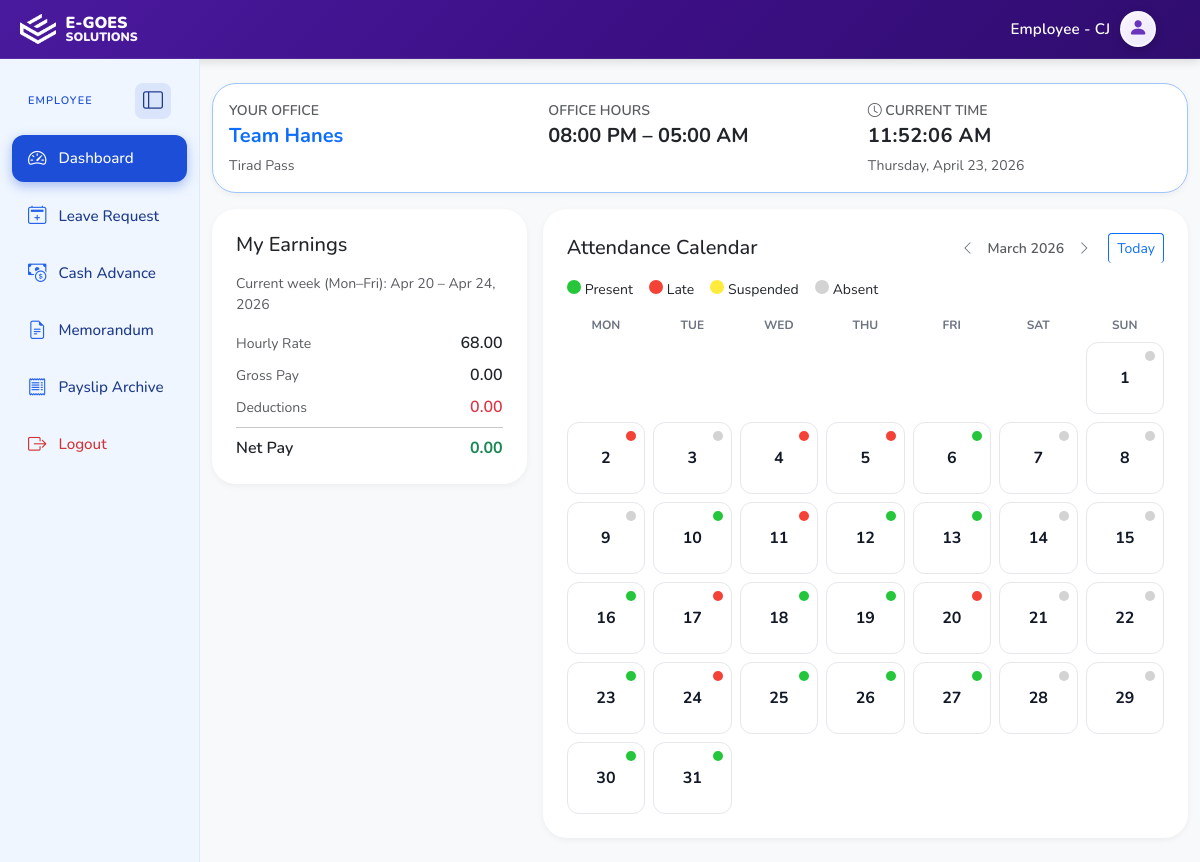
Screenshot of /EgoesSolution/employee/dashboard.php?month=2026-03 (signed in) with the database file from the repository.
### tables this page shows
CREATE TABLE IF NOT EXISTS `users` (
  `id` int NOT NULL AUTO_INCREMENT,
  `office_id` int DEFAULT NULL,
  `role` enum('superadmin','admin','employee') NOT NULL,
  `full_name` varchar(150) NOT NULL,
  `email` varchar(150) NOT NULL,
  `password_hash` varchar(255) NOT NULL,
  `profile_image` varchar(255) DEFAULT NULL,
  `is_active` tinyint(1) NOT NULL DEFAULT '1',
  `created_at` timestamp NOT NULL DEFAULT CURRENT_TIMESTAMP,
  PRIMARY KEY (`id`),
  UNIQUE KEY `email` (`email`),
  KEY `office_id` (`office_id`),
  CONSTRAINT `users_ibfk_1` FOREIGN KEY (`office_id`) REFERENCES `offices` (`id`)
);

CREATE TABLE IF NOT EXISTS `offices` (
  `id` int NOT NULL AUTO_INCREMENT,
  `name` varchar(150) NOT NULL,
  `address` varchar(255) DEFAULT NULL,
  `working_start_time` time DEFAULT NULL,
  `working_end_time` time DEFAULT NULL,
  `team_leader` varchar(150) DEFAULT NULL,
  `is_active` tinyint(1) NOT NULL DEFAULT '1',
  `team_leader_user_id` int DEFAULT NULL,
  `time_in` time DEFAULT NULL,
  `time_out` time DEFAULT NULL,
  PRIMARY KEY (`id`),
  KEY `fk_offices_team_leader_user` (`team_leader_user_id`),
  CONSTRAINT `fk_offices_team_leader_user` FOREIGN KEY (`team_leader_user_id`) REFERENCES `users` (`id`) ON DELETE SET NULL ON UPDATE CASCADE
);

CREATE TABLE IF NOT EXISTS `app_settings` (
  `id` int NOT NULL AUTO_INCREMENT,
  `setting_key` varchar(64) NOT NULL,
  `setting_value` varchar(255) NOT NULL,
  PRIMARY KEY (`id`),
  UNIQUE KEY `setting_key` (`setting_key`),
  UNIQUE KEY `uq_app_settings_key` (`setting_key`)
);

### EgoesSolution/employee/dashboard.php (the view, shortened to what the rows shown need)
<?php
$userId = (int) ($_SESSION['user_id'] ?? 0);
$officeId = (int) ($_SESSION['office_id'] ?? 0);
require_once __DIR__ . '/../config/database.php';
if ($userId > 0) {
    $officeFromUser = $pdo->prepare('SELECT office_id FROM users WHERE id = ? LIMIT 1');
    $officeFromUser->execute([$userId]);
    $dbOfficeId = (int) ($officeFromUser->fetchColumn() ?: 0);
    if ($dbOfficeId > 0) {
        $officeId = $dbOfficeId;
    }
}
$hasAppSettingsTable = $pdo->query("SHOW TABLES LIKE 'app_settings'")->rowCount() > 0;
$hourlyRate = 0.0;
$assignedOfficeName = 'Not assigned';
$assignedOfficeAddress = '';
$assignedOfficeTimeRange = 'Not set';
if ($officeId > 0) {
    $hasOfficeNameColumn = $pdo->query("SHOW COLUMNS FROM offices LIKE 'name'")->rowCount() > 0;
    $hasOfficeAddressColumn = $pdo->query("SHOW COLUMNS FROM offices LIKE 'address'")->rowCount() > 0;
    $hasOfficeTimeInColumn = $pdo->query("SHOW COLUMNS FROM offices LIKE 'time_in'")->rowCount() > 0;
    $hasOfficeTimeOutColumn = $pdo->query("SHOW COLUMNS FROM offices LIKE 'time_out'")->rowCount() > 0;
    $selectName = $hasOfficeNameColumn ? 'name' : 'NULL AS name';
    $selectAddress = $hasOfficeAddressColumn ? 'address' : 'NULL AS address';
    $selectTimeIn = $hasOfficeTimeInColumn ? 'time_in' : 'NULL AS time_in';
    $selectTimeOut = $hasOfficeTimeOutColumn ? 'time_out' : 'NULL AS time_out';
    $officeStmt = $pdo->prepare("SELECT {$selectName}, {$selectAddress}, {$selectTimeIn}, {$selectTimeOut} FROM offices WHERE id = ? LIMIT 1");
    $officeStmt->execute([$officeId]);
    $officeRow = $officeStmt->fetch(PDO::FETCH_ASSOC);
    if ($officeRow) {
        if (!empty($officeRow['name'])) {
            $assignedOfficeName = (string) $officeRow['name'];
        }
        if (!empty($officeRow['address'])) {
            $addr = trim((string) $officeRow['address']);
            if ($addr !== '') {
                $assignedOfficeAddress = function_exists('mb_strlen') && mb_strlen($addr) > 120
                    ? mb_substr($addr, 0, 117) . '…'
                    : (strlen($addr) > 120 ? substr($addr, 0, 117) . '…' : $addr);
            }
        }
        $officeTimeIn = $officeRow['time_in'] ?? null;
        $officeTimeOut = $officeRow['time_out'] ?? null;
        if (!empty($officeTimeIn) && !empty($officeTimeOut)) {
            $assignedOfficeTimeRange = date('h:i A', strtotime((string) $officeTimeIn))
                . ' – '
                . date('h:i A', strtotime((string) $officeTimeOut));
        } elseif (!empty($officeTimeIn)) {
            $assignedOfficeTimeRange = 'From ' . date('h:i A', strtotime((string) $officeTimeIn));
        } elseif (!empty($officeTimeOut)) {
            $assignedOfficeTimeRange = 'Until ' . date('h:i A', strtotime((string) $officeTimeOut));
        }
    }
}
if ($hourlyRate <= 0 && $hasAppSettingsTable) {
    $rateStmt = $pdo->prepare('SELECT setting_value FROM app_settings WHERE setting_key = ? LIMIT 1');
    $rateStmt->execute(['hourly_rate_default']);
    $rateValue = $rateStmt->fetchColumn();
    if ($rateValue !== false && $rateValue !== null && is_numeric($rateValue)) {
        $hourlyRate = (float) $rateValue;
    }
}
?>
<!DOCTYPE html>
<html lang="en">
  <head>
    <link
      href="https://cdn.jsdelivr.net/npm/bootstrap@5.3.3/dist/css/bootstrap.min.css"
      rel="stylesheet"
    />
    <link rel="stylesheet" href="https://cdn.jsdelivr.net/npm/bootstrap-icons@1.11.3/font/bootstrap-icons.css" />
    <link rel="stylesheet" href="../assets/css/style.css" />
  </head>
  <body class="bg-light">
    <?php include __DIR__ . '/../includes/header.php'; ?>
    <div class="container-fluid">
      <div class="row">
        <main class="col-12 col-md-9 col-lg-10 py-4">
      <div class="eg-panel p-3 mb-3 border border-primary-subtle">
        <div class="row g-3 align-items-start">
          <div class="col-12 col-md-4">
            <div class="text-muted small text-uppercase fw-semibold">Your office</div>
            <div class="fw-bold fs-5 text-primary"><?= htmlspecialchars($assignedOfficeName) ?></div>
            <?php if ($assignedOfficeAddress !== ''): ?>
              <div class="small text-muted mt-1"><?= htmlspecialchars($assignedOfficeAddress) ?></div>
            <?php endif; ?>
          </div>
          <div class="col-12 col-md-4">
            <div class="text-muted small text-uppercase fw-semibold">Office hours</div>
            <div class="fw-bold fs-5"><?= htmlspecialchars($assignedOfficeTimeRange) ?></div>
          </div>
        </div>
      </div>
      <div class="row g-3">
        <div class="col-lg-4">
          <div class="eg-panel">
            <div class="d-flex justify-content-between align-items-center mb-2">
              <span class="text-muted small">Hourly Rate</span>
              <span class="fw-semibold"><?= number_format($hourlyRate, 2) ?></span>
            </div>
          </div>
        </div>
      </div></main>
      </div>
    </div>
  </body>
</html>

### EgoesSolution/includes/header.php (shortened to what the rows shown need)
<?php
$headerTopbarExtraClass = isset($headerTopbarExtraClass) ? trim((string) $headerTopbarExtraClass) : '';
$userId = (int) ($_SESSION['user_id'] ?? 0);
$headerAvatarUrl = '';
if ($userId > 0 && isset($pdo) && $pdo instanceof PDO) {
  try {
    $headerStmt = $pdo->prepare('SELECT full_name, profile_image FROM users WHERE id = ? LIMIT 1');
    $headerStmt->execute([$userId]);
    $headerUser = $headerStmt->fetch(PDO::FETCH_ASSOC);
    if ($headerUser) {
      $dbFullName = trim((string) ($headerUser['full_name'] ?? ''));
      if ($dbFullName !== '') {
        $name = $dbFullName;
      }
      $headerAvatarUrl = trim((string) ($headerUser['profile_image'] ?? ''));
    }
  } catch (Throwable $e) {
  }
}
$role = $_SESSION['role'] ?? '';
$prefix = '';
if ($role === 'superadmin') {
  $prefix = 'SuperAdmin - ';
} elseif ($role === 'admin') {
  $prefix = 'Admin - ';
} elseif ($role === 'employee') {
  $prefix = 'Employee - ';
}
$isProfileHeader = in_array($role, ['admin', 'superadmin', 'employee'], true);
$isEmployeeProfileModalEnabled = $role === 'employee';
$isAdminProfileModalEnabled = $role === 'admin';
$isSuperadminProfileModalEnabled = $role === 'superadmin';
$profileModalEnabled = $isEmployeeProfileModalEnabled || $isAdminProfileModalEnabled || $isSuperadminProfileModalEnabled;
$profileModalId = $isAdminProfileModalEnabled
  ? 'adminProfileModal'
  : ($isSuperadminProfileModalEnabled ? 'superadminProfileModal' : 'employeeProfileModal');
$parts = explode(',', $name, 2);
if (count($parts) > 1) {
  $displayName = trim($parts[1]);
} else {
  $nameParts = explode(' ', trim($name));
  $displayName = $nameParts[0];
}
?>
<header class="eg-topbar<?= $headerTopbarExtraClass !== '' ? ' ' . htmlspecialchars($headerTopbarExtraClass, ENT_QUOTES, 'UTF-8') : '' ?> d-flex justify-content-between align-items-center">
  <?php if ($isProfileHeader): ?>
    <a
      href="<?= $profileModalEnabled ? '#' : 'profile.php' ?>"
      class="eg-topbar-user me-3"
      <?php if ($profileModalEnabled): ?>
      data-bs-toggle="modal"
      data-bs-target="#<?= $profileModalId ?>"
      <?php endif; ?>>
      <span class="eg-topbar-greeting" id="egTopbarGreeting"><?= htmlspecialchars($prefix . $displayName) ?></span>
      <div
        class="eg-avatar-circle eg-avatar-circle--header overflow-hidden d-flex align-items-center justify-content-center">
        <?php if ($headerAvatarUrl !== ''): ?>
          <img
            id="egTopbarAvatarImg"
            src="<?= htmlspecialchars($headerAvatarUrl) ?>"
            alt="Profile"
            style="width:100%;height:100%;object-fit:cover;"
          />
          <span class="bi bi-person-fill eg-topbar-avatar-fallback d-none" id="egTopbarAvatarFallback" aria-hidden="true"></span>
        <?php else: ?>
          <span class="bi bi-person-fill eg-topbar-avatar-fallback" id="egTopbarAvatarFallback" aria-hidden="true"></span>
        <?php endif; ?>
      </div>
    </a>
  <?php endif; ?>
</header>

### rows the page displays
users: full_name "Employee - CJ"
offices: name "Team Hanes", address "Tirad Pass", assignedOfficeTimeRange "08:00 PM – 05:00 AM"
app_settings: setting_value "68.00"

### other values shown
date('M d', strtotime($weekStart)) "Apr 20"
date('M d, Y', strtotime($weekEnd)) "Apr 24, 2026"
$weeklyGross "0.00"
$weeklyDeductions "0.00"
$weeklyNet "0.00"
$monthLabel "March 2026"
$cell['day'] "1"
$cell['day'] "2"
$cell['day'] "3"
$cell['day'] "4"
$cell['day'] "5"
$cell['day'] "6"
$cell['day'] "7"
$cell['day'] "8"
$cell['day'] "9"
